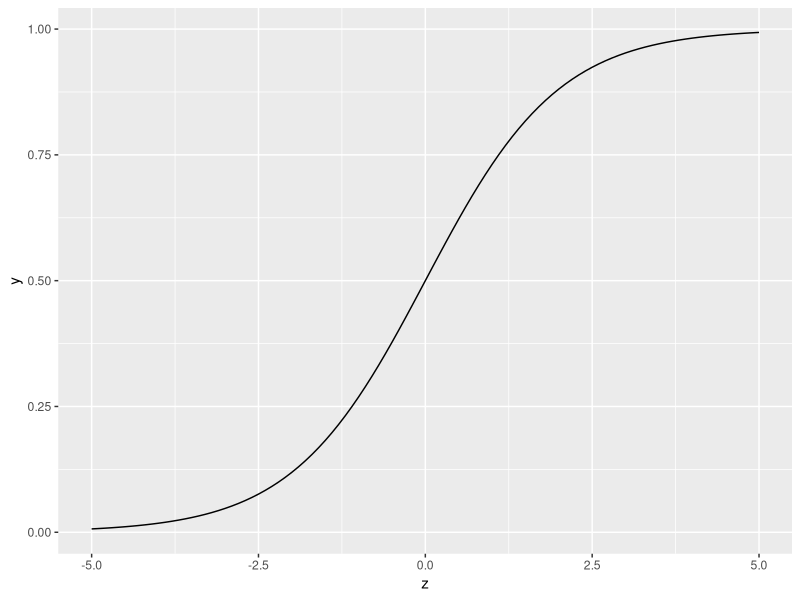
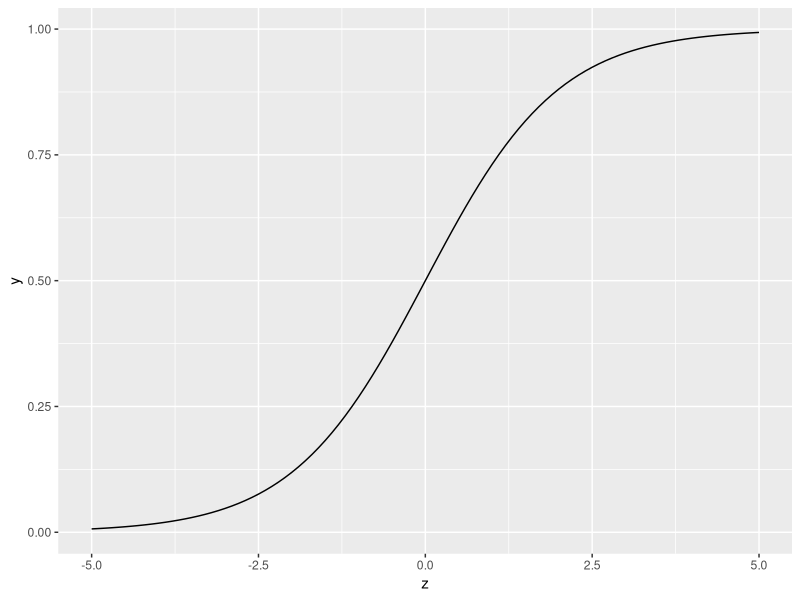
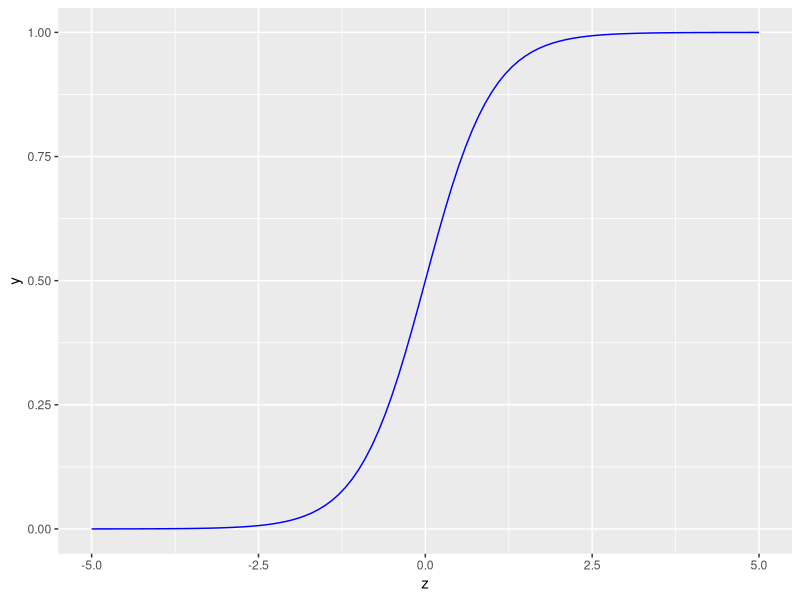
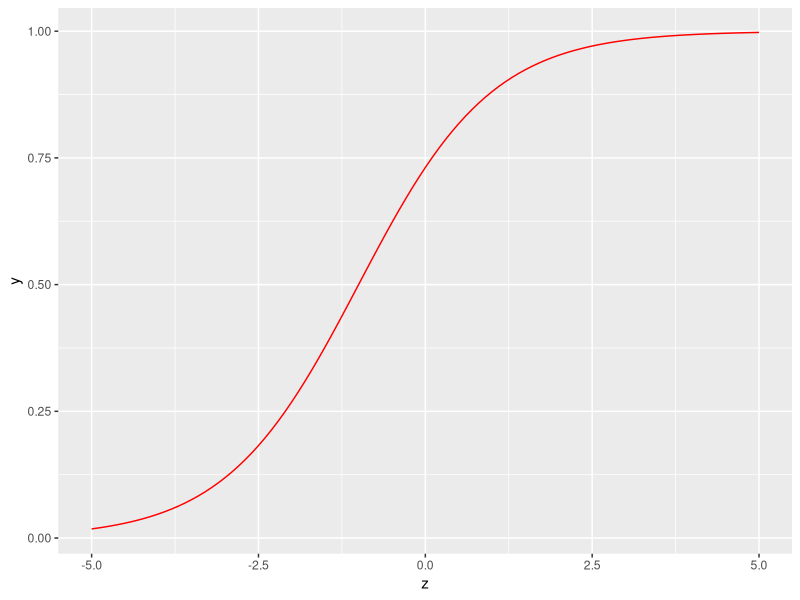
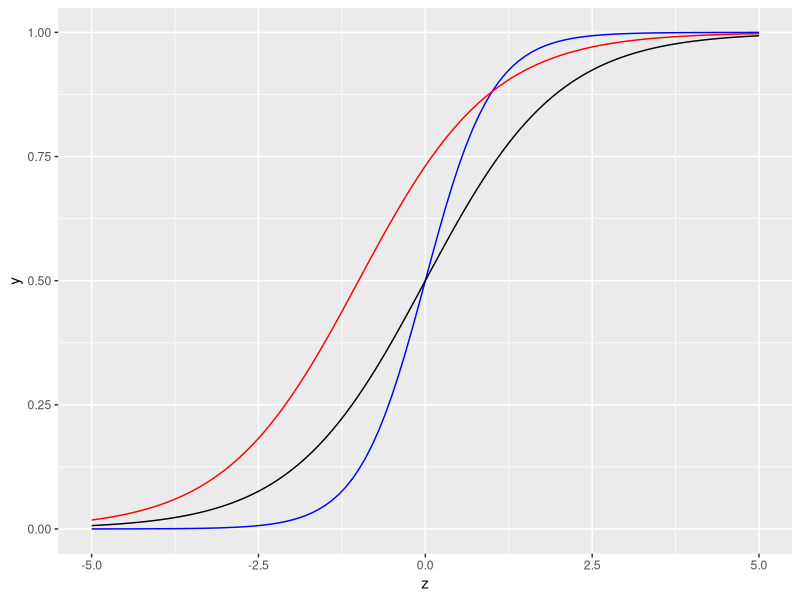

Here is the R script that generated these plots, in order:
library(ggplot2)
library(dplyr)
sigmoid<-function(x){1/(1+exp(-x))}
ggplot(data=data_frame(z=-5:5),mapping=aes(x=z))+stat_function(fun=sigmoid)

logistic<-function(x,beta_0=0,beta_1=1){1/(1+exp(-(beta_0+beta_1*x)))}
ggplot(data=data_frame(z=-5:5),mapping=aes(x=z))+stat_function(fun=logistic)

#beta1を大きく
ggplot(data=data_frame(z=-5:5),mapping=aes(x=z))+stat_function(fun=logistic,color="blue",args=list(beta_0=0,beta_1=2))

#beta0を大きく
ggplot(data=data_frame(z=-5:5),mapping=aes(x=z))+stat_function(fun=logistic,color="red",args=list(beta_0=1,beta_1=1))

#重ねて書くと
ggplot(data=data_frame(z=-5:5),mapping=aes(x=z))+stat_function(fun=logistic,color="blue",args=list(beta_0=0,beta_1=2))+stat_function(fun=logistic,color="red",args=list(beta_0=1,beta_1=1))+stat_function(fun=logistic)


library(purrr)
datasize<-100
x<-10*runif(n=datasize)
x
rbernoulli(n=10,p=0.5)
